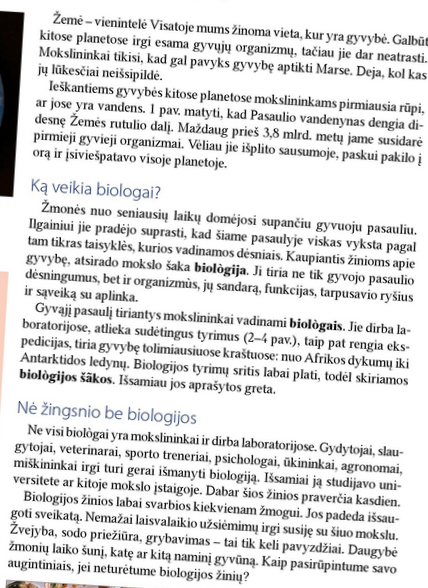
#> input picture rotated.png, 428 x 588 px
$ python skew2.py
#> lines starting #> are read from the running program, lines starting #| are printed output that depends on the picture; after the words box and inside, x2 and y2 are one past the last pixel; in counts of white or black regions, pixels touching at a corner belong together; long printed decimals are rounded
import cv2
image = cv2.imread(r"rotated.png")
#> image is the input picture: shape (588, 428, 3); mean B, G, R 222.1, 222.1, 222.2
gray = cv2.cvtColor(image, cv2.COLOR_BGR2GRAY)
otsu_thresh, thresh = cv2.threshold(gray, 0, 255, cv2.THRESH_BINARY_INV | cv2.THRESH_OTSU)
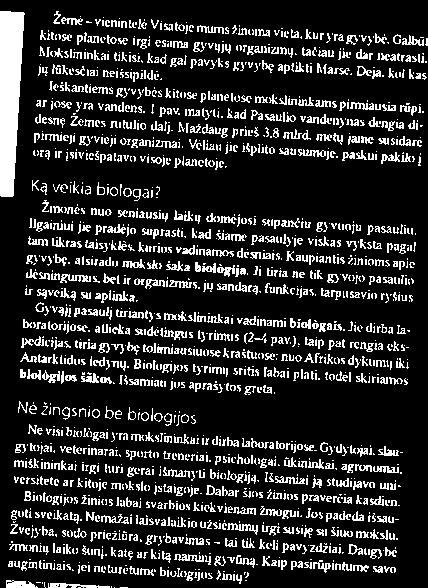
#> thresh: shape (588, 428); 16.9% white in thin lines or dots
#> otsu_thresh = 174
kernel_size = 4
ksize=(kernel_size, kernel_size)
kernel = cv2.getStructuringElement(cv2.MORPH_RECT, ksize)
thresh_filtered = cv2.morphologyEx(thresh, cv2.MORPH_OPEN, kernel)
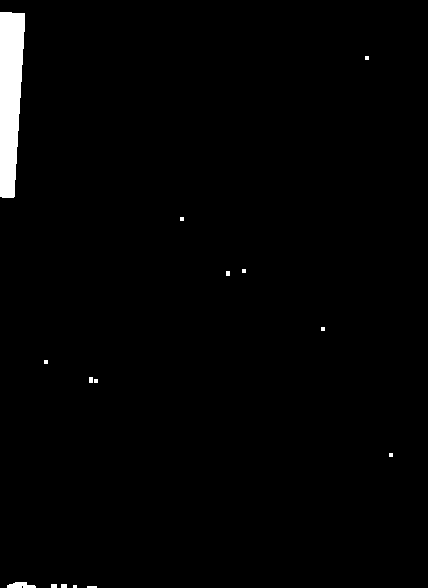
#> thresh_filtered: shape (588, 428); 1.6% white; 15 white regions (8 under 20 px), largest, box (x1, y1, x2, y2) and area: (0, 12, 25, 198) 3716, (7, 582, 36, 588) 128, (89, 377, 93, 383) 24
nonZeroCoordinates = cv2.findNonZero(thresh_filtered)
#> nonZeroCoordinates = contour of 4080 points, box (x1, y1, x2, y2) (0, 12, 393, 588), area 55712
imageCopy = image.copy()
for pt in nonZeroCoordinates:
    imageCopy = cv2.circle(imageCopy, (pt[0][0], pt[0][1]), 1, (255, 0, 0))
#> this loop made 4080 passes
#> pt on passes 1 to 3: [[0, 12]], [[1, 12]], [[2, 12]]
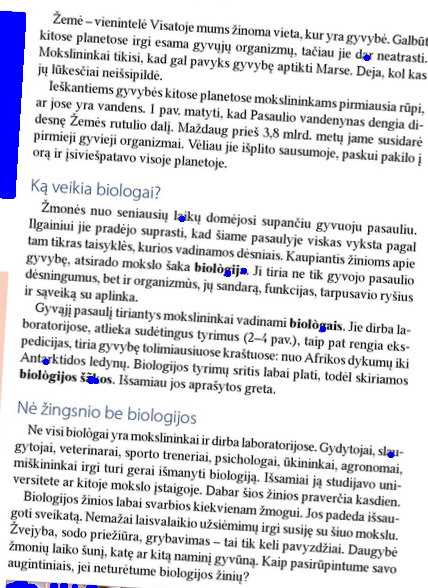
#> imageCopy: shape (588, 428, 3); mean B, G, R 225.9, 221.2, 221.3
box = cv2.minAreaRect(nonZeroCoordinates)
#> box = ((195.5, 296.9), (387.3, 576.6), -1.03)
boxPts = cv2.boxPoints(box)
#> boxPts = [[7.03, 588.6], [-3.29, 12.06], [384, 5.13], [394.3, 581.7]]
for i in range(4):
    pt1 = (boxPts[i][0], boxPts[i][1])
    pt2 = (boxPts[(i+1)%4][0], boxPts[(i+1)%4][1])
    cv2.line(imageCopy, pt1, pt2, (0,255,0), 2, cv2.LINE_AA);
#> this loop made 4 passes
#> (pt1, pt2) on passes 1 to 4: ((7.03, 588.6), (-3.29, 12.06)), ((-3.29, 12.06), (384, 5.13)), ((384, 5.13), (394.3, 581.7)), ((394.3, 581.7), (7.03, 588.6))
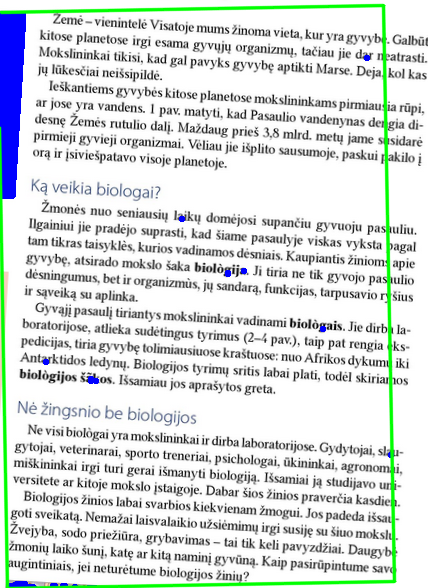
#> imageCopy: shape (588, 428, 3); 3.39% of pixels changed, all inside (x1, y1, x2, y2) = (0, 3, 397, 588)

angle = box[2]
#> angle = -1.03
print(angle)
#| -1.026
if(angle < -45):
    angle = angle
else:
    angle = angle -90
#> angle = -91.03


h, w, c = image.shape
#> h = 588; w = 428; c = 3
scale = 1.
center = (w/2., h/2.)
#> center = (214, 294)
M = cv2.getRotationMatrix2D(center, angle, scale)
#> M = [[-0.0179, -1, 511.8], [1, -0.0179, 85.3]]
rotated = image.copy()
rotated = cv2.warpAffine(image, M, (w, h), rotated, cv2.INTER_CUBIC, cv2.BORDER_REPLICATE )
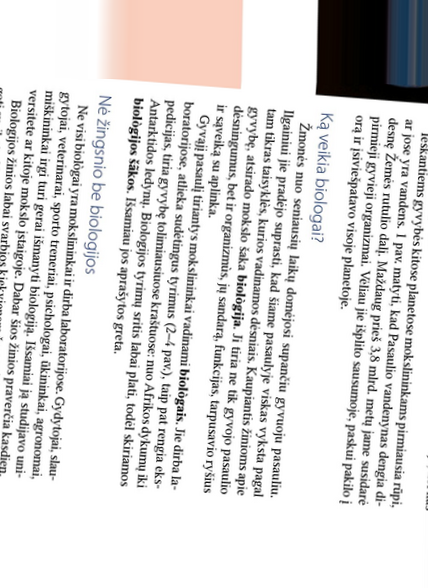
#> rotated: shape (588, 428, 3); mean B, G, R 220.9, 221.3, 222.9
cv2.imshow('rot', rotated)
cv2.waitKey()
